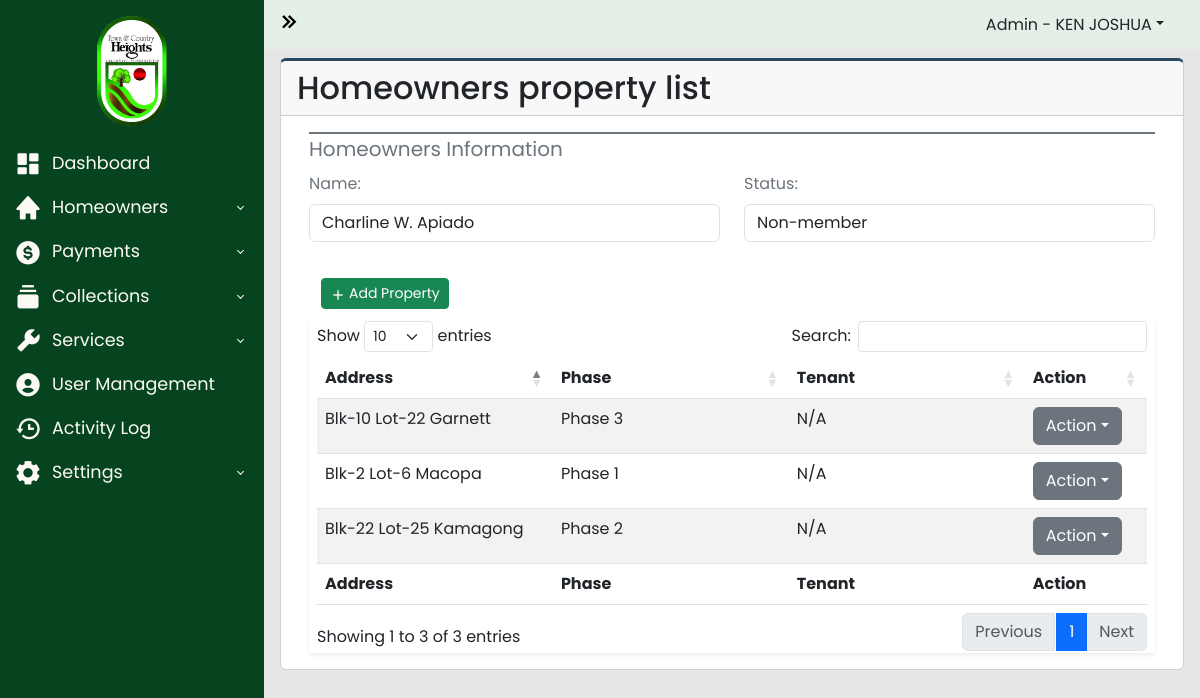
Page /admin-panel/property.php?id=58 (signed in) on the earlier database version.
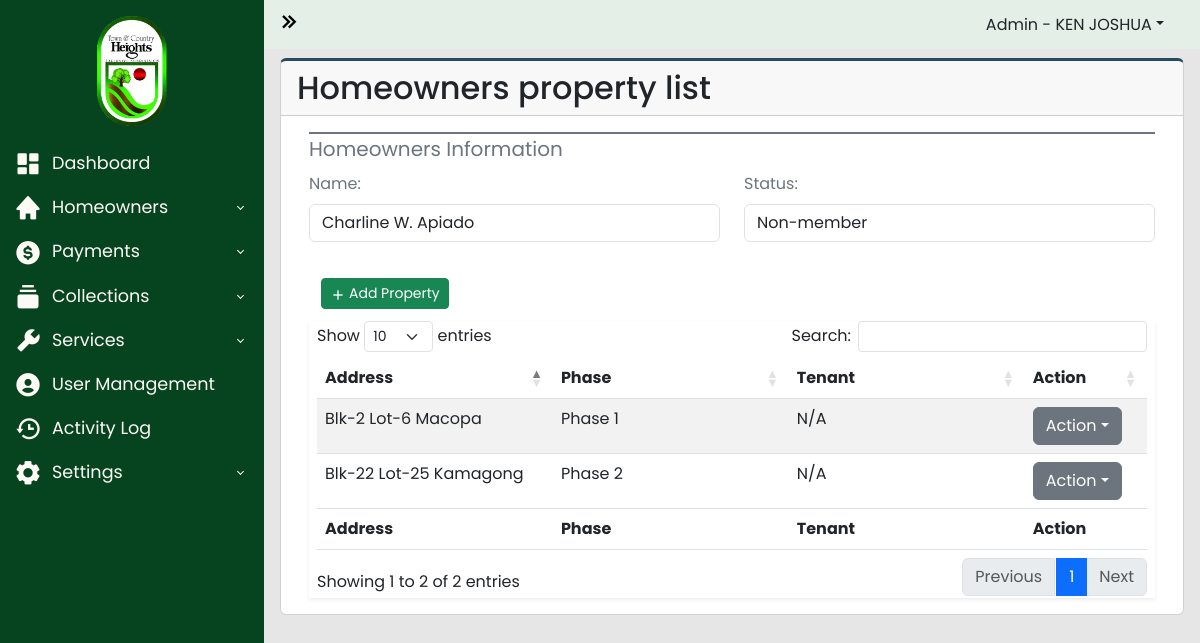
Same page on the later database version.
### tables this page shows
CREATE TABLE `property_list` (
  `id` int(100) NOT NULL,
  `homeowners_id` int(100) NOT NULL,
  `blk` varchar(100) NOT NULL,
  `lot` varchar(100) NOT NULL,
  `phase` varchar(100) NOT NULL,
  `street` varchar(100) NOT NULL,
  `tenant` int(100) DEFAULT NULL
);

### admin-panel/property.php (the view, shortened to what the changed rows need)
<?php
require_once("../includes/header.php");
?>
<?php
$server = new Server;
$server->adminAuthentication();
$id = $_GET['id'];
?>
<body>
  <div class="wrapper">
    <div class="main">
      <main class="content px-3 py-2">
        <div class="card card-border">
          <div class="card-header">
            <h2>Homeowners property list</h2>
          </div>
          <div class="card-body">
            <div class="container-fluid">
              <section class="main-content mt-4">
                <div class="row">
                  <div class="col-xs-12">
                    <div class="box">
                      <div class="body-box shadow-sm">
                        <div class="table-responsive mx-2">
                          <table id="propertyTable" class="table table-striped" style="width:100%">
                            <thead>
                              <tr>
                                <th width="20%">Address</th>
                                <th width="20%">Phase</th>
                                <th width="20%">Tenant</th>
                                <th scope="col" width="5%">Action</th>
                              </tr>
                            </thead>
                            <tbody>
                              <?php
                              $query = "SELECT * FROM property_list WHERE homeowners_id = :id";
                              $data = ["id" => $id];
                              $connection = $server->openConn();
                              $stmt = $connection->prepare($query);
                              $stmt->execute($data);
                              $count = $stmt->rowCount();
                              if ($count) {
                                while ($result = $stmt->fetch()) {
                                  $blk = $result['blk'];
                                  $lot = $result['lot'];
                                  $phase = $result['phase'];
                                  $street = $result['street'];
                                  $tenant_id = $result['tenant'];
                              ?>
                                  <tr>
                                    <td><?php echo "Blk-" . $blk . " Lot-" . $lot . " " . $street ?></td>
                                    <td><?php echo $phase ?></td>
                                    <td><?php
                                      $query2 = "SELECT * FROM homeowners_users WHERE id = :id";
                                      $data2 = ["id" => $tenant_id];
                                      $stmt2 = $connection->prepare($query2);
                                      $stmt2->execute($data2);
                                      $result2 = $stmt2->fetch();
                                      if($tenant_id != null){
                                        echo $result2['firstname']." ".$result2['middle_initial']. " " . $result2['lastname'] ;
                                      } else {
                                        echo "N/A";
                                      }
                                    ?></td>
                                    <td>
                                      <div class="dropdown">
                                        <a class="btn btn-secondary dropdown-toggle" type="button" data-bs-toggle="dropdown">Action</a>
                                      </div>
                                    </td>
                                  </tr>
                              <?php
                                }
                              } else {
                              }
                              ?>
                            </tbody>
                            <tfoot>
                              <tr>
                                <th width="20%">Address</th>
                                <th width="20%">Phase</th>
                                <th width="20%">Tenant</th>
                                <th scope="col" width="5%">Action</th>
                              </tr>
                            </tfoot>
                          </table>
                        </div>
                      </div>
                    </div>
                  </div>
                </div>
              </section>
            </div>
          </div>
        </div>
      </main>
    </div>
  </div>
  <?php
  include("../includes/footer.php");
  ?>

Differences in the rows shown:
removed property_list: blk "10", lot "22", street "Garnett", phase "Phase 3"
Other differences:
text written by a page script: "Show entries Search: Showing 1 to 3 of 3 entries Previous 1 Next" → "Show entries Search: Showing 1 to 2 of 2 entries Previous 1 Next"
